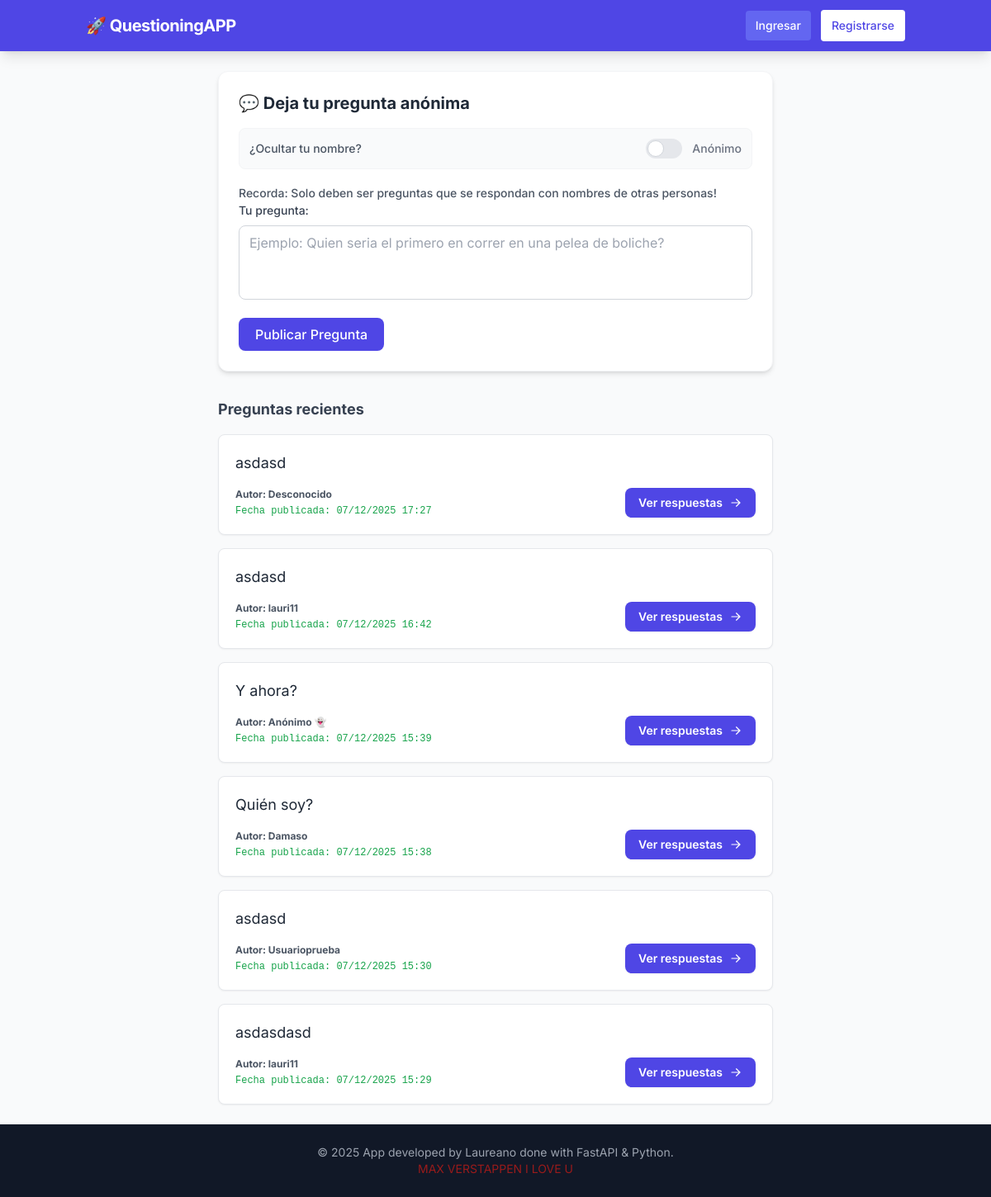
The page /question on the database as committed earlier.
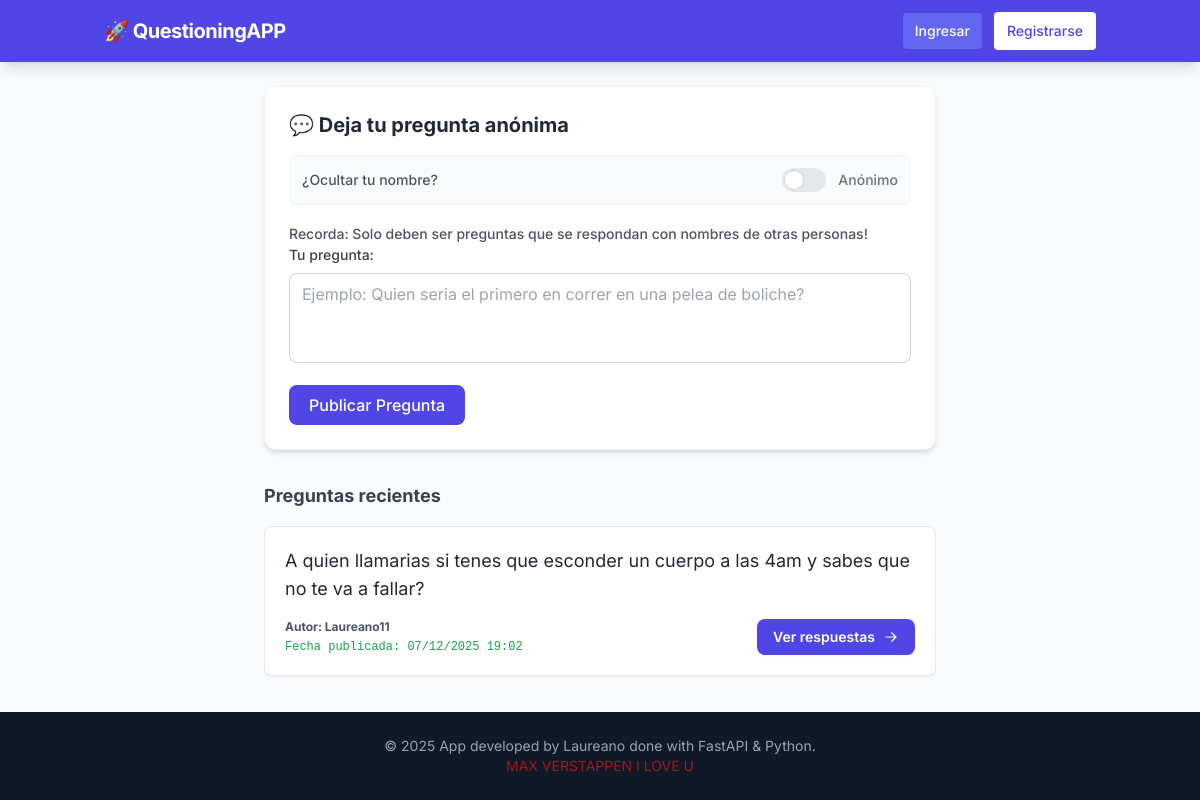
The same page on the database as committed later.
### app/models.py (models this page shows)
class Question(SQLModel, table=True):
    id: Optional[int] = Field(default=None, primary_key=True)
    content: str = Field(default=None)
    uploaded_at: datetime = Field(default=datetime.now())
    uploaded_by: str = Field(default="Anonimo 👻")

### app/routers/questions.py (the view)
@router.get("/question", response_class=HTMLResponse)
async def question(request: Request, session: Session = Depends(get_session)):
    query = select(Question).order_by(Question.uploaded_at.desc())
    questions = session.exec(query).all()
    return templates.TemplateResponse("question.html", {"request": request,
                                                        "questions": questions})

### app/templates/question.html (shortened to what this page needs)
{% extends "base.html" %}
{% block content %}
<div class="max-w-2xl mx-auto">
    <div class="bg-white p-6 rounded-xl shadow-md border border-gray-100 mb-8">
        <h2 class="text-xl font-bold text-gray-800 mb-4">💬 Deja tu pregunta anónima</h2>
        <form action="/question" method="post">
  <div class="flex items-center justify-between mb-4 bg-gray-50 p-3 rounded-lg border border-gray-100">
    <span class="text-sm text-gray-600 font-medium">¿Ocultar tu nombre?</span>
    <label class="inline-flex items-center cursor-pointer">
        <div class="relative w-11 h-6 bg-gray-200 peer-focus:outline-none peer-focus:ring-4 peer-focus:ring-indigo-300 rounded-full peer
                    peer-checked:after:translate-x-full rtl:peer-checked:after:-translate-x-full peer-checked:after:border-white
                    after:content-[''] after:absolute after:top-[2px] after:start-[2px] after:bg-white after:border-gray-300
                    after:border after:rounded-full after:h-5 after:w-5 after:transition-all
                    peer-checked:bg-indigo-600"></div>
        <span class="ms-3 text-sm font-medium text-gray-500 peer-checked:text-indigo-600">
            Anónimo
        </span>
    </label>
</div>
            <div class="mb-4">
                <span class="text-sm text-gray-600 font-medium">
                    Recorda: Solo deben ser preguntas que se respondan con nombres de otras personas!
                </span>
                <label class="block text-sm font-medium text-gray-700 mb-2">Tu pregunta:</label>
                <textarea name="content" rows="3" required
                          placeholder="Ejemplo: Quien seria el primero en correr en una pelea de boliche?"
                          class="w-full px-3 py-2 border border-gray-300 rounded-lg focus:outline-none focus:ring-2 focus:ring-indigo-500 focus:border-transparent resize-none"></textarea>
            </div>
            <button type="submit"
                    class="bg-indigo-600 text-white px-5 py-2 rounded-lg hover:bg-indigo-700 transition font-medium">
                Publicar Pregunta
            </button>
        </form>
    </div>
    <h3 class="text-lg font-bold text-gray-700 mb-4">Preguntas recientes</h3>
<div class="space-y-4">
    {% for question in questions %}
    <div class="bg-white p-5 rounded-lg shadow-sm border border-gray-200 hover:shadow-md transition">
        <p class="text-gray-800 text-lg">{{ question.content }}</p>
        <div class="flex justify-between items-end mt-4">
            <div>
                <div class="text-xs text-gray-600 font-bold">
                    Autor: {{ question.uploaded_by }}
                </div>
                <div class="text-xs text-green-600 font-mono mt-1">
                    Fecha publicada: {{ question.uploaded_at.strftime('%d/%m/%Y %H:%M') }}
                </div>
            </div>
            <a href="/question/{{ question.id }}"
               class="bg-indigo-600 hover:bg-indigo-700 text-white text-sm font-semibold py-2 px-4 rounded-lg transition shadow-sm flex items-center gap-2">
                Ver respuestas
                <svg xmlns="http://www.w3.org/2000/svg" viewBox="0 0 20 20" fill="currentColor" class="w-4 h-4">
                  <path fill-rule="evenodd" d="M3 10a.75.75 0 01.75-.75h10.638L10.23 5.29a.75.75 0 111.04-1.08l5.5 5.25a.75.75 0 010 1.08l-5.5 5.25a.75.75 0 11-1.04-1.08l4.158-3.96H3.75A.75.75 0 013 10z" clip-rule="evenodd" />
                </svg>
            </a>
        </div>
    </div>
    {% else %}
    <p class="text-gray-500 italic text-center py-4">Nadie ha preguntado nada aún.</p>
    {% endfor %}
</div>
</div>
{% endblock %}

Rows that differ between the two databases and show on the page:
removed Question: content "asdasd", uploaded_by "Desconocido", uploaded_at "07/12/2025 17:27"
removed Question: content "asdasd", uploaded_by "lauri11", uploaded_at "07/12/2025 16:42"
removed Question: content "Y ahora?", uploaded_by "Anónimo 👻", uploaded_at "07/12/2025 15:39"
removed Question: content "Quién soy?", uploaded_by "Damaso", uploaded_at "07/12/2025 15:38"
removed Question: content "asdasd", uploaded_by "Usuarioprueba", uploaded_at "07/12/2025 15:30"
removed Question: content "asdasdasd", uploaded_by "lauri11", uploaded_at "07/12/2025 15:29"
added Question: content "A quien llamarias si tenes que esconder un cuerpo a las 4am y sabes que no te va a fallar?", uploaded_by "Laureano11", uploaded_at "07/12/2025 19:02"
